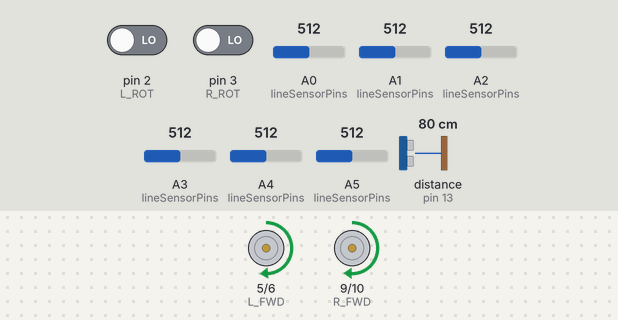
The program below on a simulated Arduino Nano, built with avr-gcc and run on an emulated ATmega328P. On the bench: motor-driver pin pairs drawn as motors (green arrow = first pin HIGH = forward, orange = second pin HIGH = backward, longer = more drive). Wiring (inferred from the names in the program): ultrasonic range finder: trigger pin 12; echo pin 13. Inputs (shaded band) come from the test bench; at power-on: distance to the obstacle (sensor on pin 13) 80 cm, A0 (lineSensorPins) = 512, A1 (lineSensorPins) = 512, A3 (lineSensorPins) = 512, A5 (lineSensorPins) = 512, pin 2 (L_ROT) LOW, pin 3 (R_ROT) LOW, A2 (lineSensorPins) = 512, A4 (lineSensorPins) = 512. The echo pulse lasts 58.3 µs per cm.

Above: at 0.8 s.
0.9 s: distance to the obstacle (sensor on pin 13) set to 12 cm
3.0 s: distance to the obstacle (sensor on pin 13) set to 9 cm
At 3.4 s:
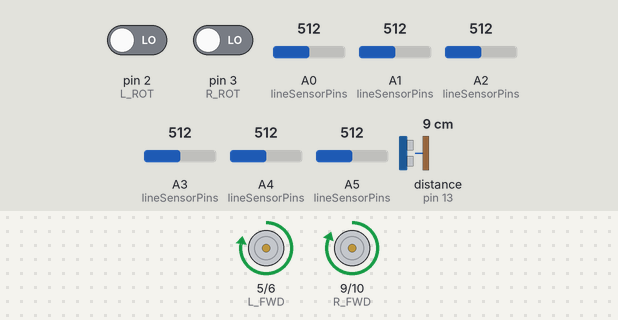
4.5 s: A0 (lineSensorPins) set to 716
At 5.7 s:
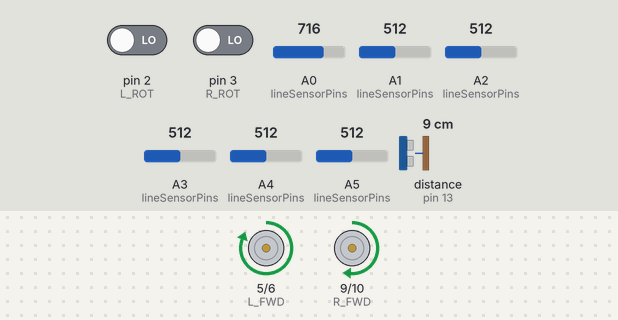
6.0 s: A1 (lineSensorPins) set to 716
At 6.8 s:
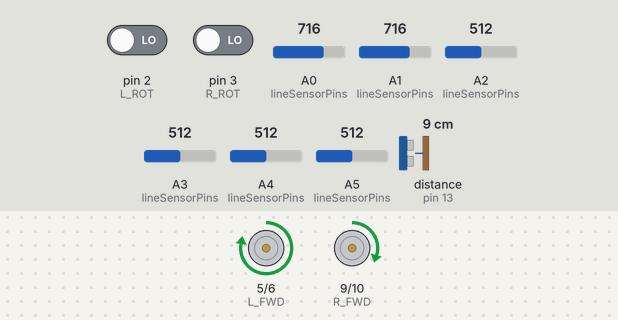
7.5 s: A3 (lineSensorPins) set to 716
At 8.0 s:
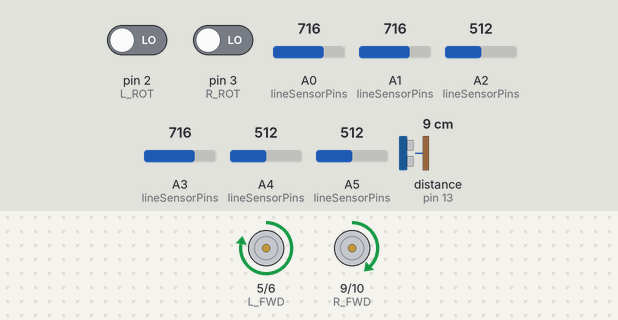
9.0 s: A5 (lineSensorPins) set to 306
At 10.3 s:
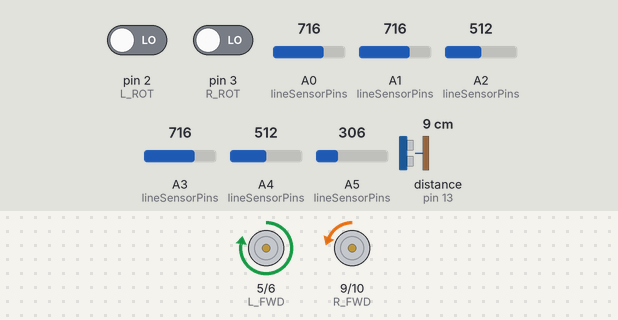
Timing chart, 0 to 11.5 s (numbered marks = the images above; inputs shaded):
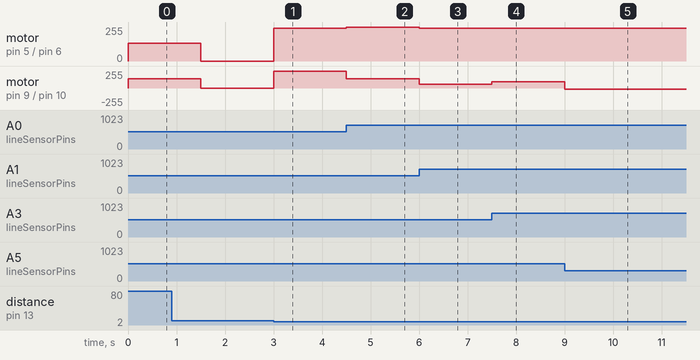

Measured:
- the behaviour switches between 11 and 10 cm on distance to the obstacle (sensor on pin 13) (found by bisection; images 0 and 1)
- after the input at 3.0 s, motor on pin 5 (L_FWD) / pin 6 (L_BWD): stopped → forward 244/255 at once; motor on pin 9 (R_FWD) / pin 10 (R_BWD): stopped → forward 255/255 at once
- after the input at 4.5 s, motor on pin 5 (L_FWD) / pin 6 (L_BWD): forward 244/255 → forward 255/255 at once; motor on pin 9 (R_FWD) / pin 10 (R_BWD): forward 255/255 → forward 142/255 at once
- after the input at 6.0 s, motor on pin 5 (L_FWD) / pin 6 (L_BWD): forward 255/255 → forward 244/255 at once; motor on pin 9 (R_FWD) / pin 10 (R_BWD): forward 142/255 → forward 60/255 at once
- after the input at 7.5 s, motor on pin 9 (R_FWD) / pin 10 (R_BWD): forward 60/255 → forward 91/255 at once
- after the input at 9.0 s, motor on pin 9 (R_FWD) / pin 10 (R_BWD): forward 91/255 → backward 17/255 at once

The program:

main.cpp
```cpp
#include <Arduino.h>

//function definitions

void leftSensorPulse();
void rightSensorPulse();

float getRpmLeft();
float getRpmRight();

float getDistance();

void calibrateSensors();
void drive(int speedPercent, int steerPercent = 0, float numRotations = 0);
void setMotorSpeed(int leftSpeed, int rightSpeed);

// Motor pins
#define L_FWD 5 // Left motor forward pin
#define R_FWD 9 // Right motor forward pin
#define L_BWD 6 // Left motor backward pin
#define R_BWD 10 // Right motor backward pin
#define L_ROT 2 // Left rotation sensor pin
#define R_ROT 3 // Right rotation sensor pin

// LINE SENSOR PINS
#define LINE_SENSOR_PINS {A0, A1, A2, A3, A4, A5}

// Ultrasonic sensor pins
#define US_TRIG_PIN 12 // Ultrasonic sensor trigger pin
#define US_ECHO_PIN 13 // Ultrasonic sensor echo pin

#define PULSES_PER_REVOLUTION 20 // Number of pulses the rotation sensor outputs per revolution
#define STEERING_ADJUSTMENT -2 // Used to balance the speed

volatile unsigned int _leftPulses; //number of pulses counted by the left rotation sensor
volatile unsigned int _rightPulses; //number of pulses counted by the right rotation sensor

//calibration values for the line sensors
int _minValues[] = {1023, 1023, 1023, 1023, 1023, 1023}; //DARKEST VALUES
int _maxValues[] = {500, 500, 500, 500, 500, 500}; //LIGHTEST VALUES
int _lineTresholds[] = {800, 800, 800, 800, 800, 800}; //treshold for the line sensors
float _line_sensor_modifiers[] = {6, 3.5, 1.75, -1.75, -3.5, -6}; // weights for adjusting the intensity of steering based on the sensor position

int _currentLeftSpeed = 0; //current speed of the left motor
int _currentRightSpeed = 0; //current speed of the right motor

void setup() {
  // Initialize serial communication for debuging
  Serial.begin(9600);

  //begin the interrupt functions to count the rotations
  attachInterrupt(digitalPinToInterrupt(L_ROT), leftSensorPulse, RISING);
  attachInterrupt(digitalPinToInterrupt(R_ROT), rightSensorPulse, RISING);

  //set the motor pins
  pinMode(L_FWD, OUTPUT);
  pinMode(R_FWD, OUTPUT);
  pinMode(L_BWD, OUTPUT);
  pinMode(R_BWD, OUTPUT);
  pinMode(L_ROT, INPUT);
  pinMode(R_ROT, INPUT);

  //set the line sensor pins
  pinMode(A0, INPUT);
  pinMode(A1, INPUT);
  pinMode(A2, INPUT);
  pinMode(A3, INPUT);
  pinMode(A4, INPUT);
  pinMode(A5, INPUT);

  //reset pins
  digitalWrite(L_FWD, LOW);
  digitalWrite(R_FWD, LOW);
  digitalWrite(L_BWD, LOW);
  digitalWrite(R_BWD, LOW);

  //set the ultrasonic sensor pins
  pinMode(US_TRIG_PIN, OUTPUT);
  pinMode(US_ECHO_PIN, INPUT);

  // calibrate the line sensors
  calibrateSensors();

  // Wait for user input from the US sensor before starting the main loop
  while (getDistance() > 10)
  {
    //wait for signal
  }
}

void loop() {
  float steerVal = 0; // Value that specifies the steering direction and intensity
  int diff = 0; // Calc value to determine how far off the robot is from the line and in which direction
  float Kp = 0.02; // Proportional constant for fine tuning the controller
  int lineSensorPins[] = LINE_SENSOR_PINS;
  int speed;

  for (int i = 0; i < 6; i++) {
    int sensorValue = analogRead(lineSensorPins[i]); // Read the sensor value from each sensor
    int adjustedValue = (sensorValue - _minValues[i]) * _line_sensor_modifiers[i] ; // Subtract the sensor minimums to reach a common baseline and multiply based on sensor position
    diff += adjustedValue; // Add the adjusted value to the diff variable
  }

  steerVal = Kp * diff; // Apply the proportional constant for fine tuning
  if(abs(steerVal) > 30)
  {
    speed = 85;
  }
  else
  {
    speed = 100;
  }
  drive(speed, steerVal); // Apply the drive function with the calculated steering value
}

// Function used for calculating the error of each of the line sensors
// Use in the begining of the execution
void calibrateSensors()
{
  int startTime = millis(); //mark the starting time
  int calibrationTime = 1500; //calibrate for 3 seconds
  int lineSensorPins[] = LINE_SENSOR_PINS;
  drive(55); //start slowly creeping forward

  // Drive over a small distance and mark the brightest and dimmest values for each sensor
  while(millis() - startTime < calibrationTime)
  {
    for (int i = 0; i < 6; i++)
    {
      int sensorValue = analogRead(lineSensorPins[i]);
      if(sensorValue > _maxValues[i]) _maxValues[i] = sensorValue;
      if(sensorValue < _minValues[i]) _minValues[i] = sensorValue;
    }
  }
  drive(0); //stop the robot

  //calculate the tresholds (the average between the brightest and dimmest values)
  for (int i = 0; i < 6; i++)
  {
    _lineTresholds[i] = (_maxValues[i] + _minValues[i]) / 2;
  }
}

// Function for retrieving the distance from the ultrasonic sensor
// This function sends a pulse to the ultrasonic sensor and measures the time it takes for the echo to return
// Based on the speed of sound the distance is calculated
float getDistance()
{
  digitalWrite(US_TRIG_PIN, LOW);
  delayMicroseconds(2);
  digitalWrite(US_TRIG_PIN, HIGH);
  delayMicroseconds(10);
  digitalWrite(US_TRIG_PIN, LOW);

  float duration = pulseIn(US_ECHO_PIN, HIGH);
  float distance = duration * 0.034 / 2;

  return distance;
}

//function for easy controll of the robot movement
//speedPercent: -100 to 100, steerPercent: -100 to 100, numRotations: 0 to inf
void drive(int speedPercent, int steerPercent = 0, float numRotations = 0)
{
  // Constrain the values to prevent errrors
  speedPercent = constrain(speedPercent, -100, 100);
  steerPercent = constrain(steerPercent + STEERING_ADJUSTMENT, -100, 100);
  numRotations = abs(numRotations);

  // Adjust speed based on steerPercent
  float leftSteerAdjustment = steerPercent < 0 ? -0.02 * -steerPercent + 1 : 1;
  float rightSteerAdjustment = steerPercent > 0 ? -0.02 * steerPercent + 1 : 1;
  int speedLeft = constrain((speedPercent * leftSteerAdjustment) * 2.55, -255, 255);
  int speedRight = constrain((speedPercent * rightSteerAdjustment) * 2.55, -255, 255);

  // Apply the motor speed
  setMotorSpeed(speedLeft, speedRight);

  // If rotations are specified drive the robot for the specified number of rotations
  if(numRotations != 0)
  {
    unsigned int startPulses = (steerPercent < 0 ? _rightPulses : _leftPulses);
    unsigned int targetPulses = startPulses + numRotations * PULSES_PER_REVOLUTION;
    while((steerPercent < 0 ? _rightPulses : _leftPulses) <= targetPulses)
    {

    }
    // Stop if the rotations are reached
    setMotorSpeed(0, 0);
  }
}

// Function for easy setting the motor speed
// leftSpeed: -255 to 255, rightSpeed: -255 to 255
// Does apply an initial boost to alow the motor to start
void setMotorSpeed(int leftSpeed, int rightSpeed)
{
  // Constrain the values to prevent errors
  leftSpeed = constrain(leftSpeed, -255, 255);
  rightSpeed = constrain(rightSpeed, -255, 255);

  // Disable the power for the oposite
  analogWrite(leftSpeed < 0 ? L_FWD : L_BWD, 0);
  analogWrite(rightSpeed < 0 ? R_FWD : R_BWD, 0);
  // Provide a spped boost for the motor to start
  // if(leftSpeed != 0 && _currentLeftSpeed != leftSpeed) analogWrite(leftSpeed < 0 ? L_BWD : L_FWD, 255);
  // if(rightSpeed != 0 && _currentRightSpeed != rightSpeed) analogWrite(rightSpeed < 0 ? R_BWD : R_FWD, 255);
  // delay(40);

  // Set the speed
  analogWrite(leftSpeed < 0 ? L_BWD : L_FWD, abs(leftSpeed));
  analogWrite(rightSpeed < 0 ? R_BWD : R_FWD, abs(rightSpeed));

  // Store the current speed for future refference
  _currentLeftSpeed = leftSpeed;
  _currentRightSpeed = rightSpeed;
}

// Interrupt function for counting the left rotation sensor pulses
void leftSensorPulse() {
  _leftPulses++;
}

// Interrupt function for counting the right rotation sensor pulses
void rightSensorPulse() {
  _rightPulses++;
}
```
